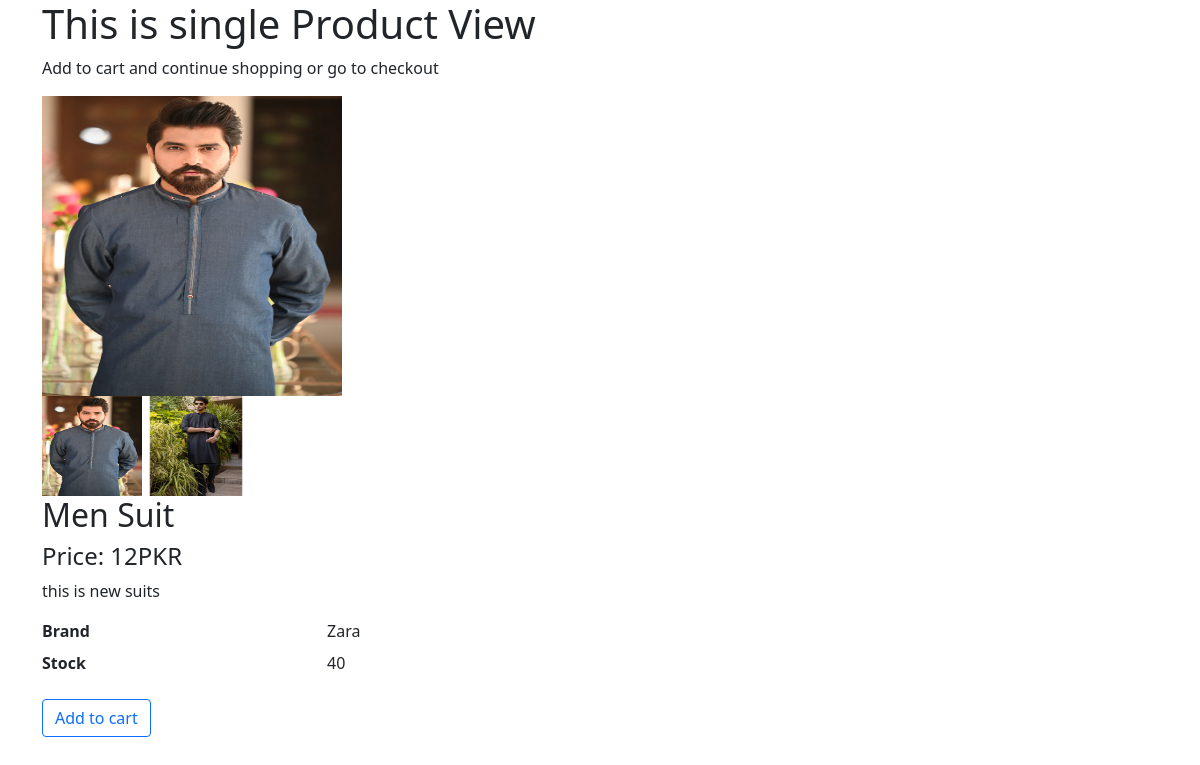
Page /get_single_product/men-suit on the committed database.
### app/models.py (models this page shows, shortened)
class PImage(models.Model):
    Product = models.ForeignKey(Product,on_delete=models.CASCADE)
    Product_Image = models.ImageField(upload_to='Product_Images/')
    def __str__(self):
        return self.Product.Product_Name

class Product(models.Model):
    Product_Name = models.CharField(max_length=40)
    Product_Price = models.CharField(max_length=20)
    Product_Category = models.CharField(max_length=20)
    Product_Description = models.TextField(max_length=50)
    Product_Stock = models.IntegerField(default=0)
    slug = models.SlugField(unique=True, null=True, blank=True)
    Product_Brand = models.ForeignKey(Brand, on_delete=models.CASCADE)

class Brand(models.Model):
    Brand_id = models.AutoField
    Brand_Name = models.CharField(max_length=20)
    Brand_Email = models.EmailField(null=True)
    Brand_Password = models.CharField(max_length=20,null=True)
    Brand_Address = models.TextField(null=True)
    Brand_City = models.CharField(max_length=25,null=True)
    Brand_State = models.CharField(max_length=20,null=True)
    Brand_Zip = models.CharField(max_length=15,null=True)
    Brands_Logo = models.ImageField(upload_to='Brands_Logo/',null=True)
    def __str__(self):
        return self.Brand_Name

### app/views.py (the view)
# urls.py: path('get_single_product/<slug>',views.get_single_product,name='get_single_product')
def get_single_product(request,slug):
    product = Product.objects.get(slug=slug)
    FImage = PImage.objects.filter(Product=product).first
    productsImages = PImage.objects.filter(Product=product)
    print(productsImages)
    context = {'product': product, 'FeaturedImage': FImage, 'images': productsImages}
    return render(request, 'single_product.html', context=context)

### app/templates/single_product.html (shortened to what this page needs)
{% extends 'base.html' %}
{% block main_content %}
    <div class="container-md">
        <h1>This is single Product View</h1>
        <p>Add to cart and continue shopping or go to checkout </p>
    <div class="img-big-wrap">
      <div> <a href="#"><img src="/media/{{FeaturedImage.Product_Image}}" width="300" height="300"></a></div>
    </div>
    <div class="thumbs-wrap">
      {% for image in images %}
      <a href="#" class="item-thumb"> <img src="/media/{{image.Product_Image}}"  width="100" height="100"></a>
      {% endfor %}
     <h2 class="title">{{product.Product_Name}}</h2>
    <h4 class="title">Price: {{product.Product_Price}}PKR</h4>
    <p>{{product.Product_Description}}</p>
    <dl class="row">
      <dt class="col-sm-3">Brand</dt>
      <dd class="col-sm-9">{{product.Product_Brand}}</dd>
      <dt class="col-sm-3">Stock</dt>
      <dd class="col-sm-9">{{product.Product_Stock}}</dd>
    </dl>
    <a href="#" class="btn  btn-outline-primary"> <span class="text">Add to cart</span>   </a>
    </div>
{% endblock main_content %}

### rows in the picture
PImage: Product_Image (picture)
PImage: Product_Image (picture)
Product: Product_Name "Men Suit", Product_Price "12", Product_Description "this is new suits", Product_Brand "Zara", Product_Stock "40"
